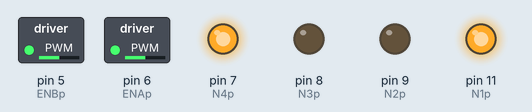
This sketch was run on a simulated Arduino Uno, built with avr-gcc and run on an emulated ATmega328P. On the bench: switched loads named in the sketch (green lamp = pin HIGH), output pins drawn as LEDs (lit = HIGH).

Above: at 1.5 s.
At 3.5 s:
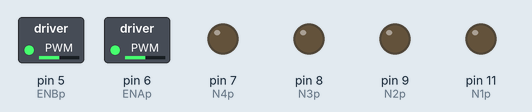
At 5.5 s:
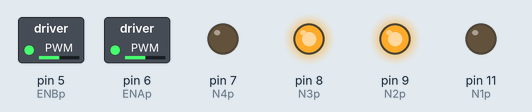
Timing chart, 0 to 10.4 s (numbered marks = the images above):
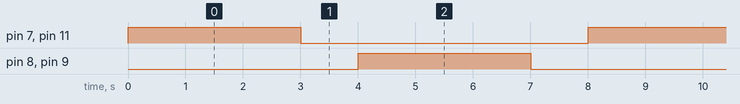

Measured:
- by itself, pin 7 (N4p), pin 8 (N3p), pin 9 (N2p), pin 11 (N1p): alternates HIGH for 3.0 s and LOW for 5.0 s
- by itself, everything shown: repeats every 8.0 s, in 4 steps

The sketch:

Project_1.ino
```cpp
// Project 1: Robot Moving Forward/Backward
// Purpose: Enable motors to move the robot forward and backward in a sequence.

// Pins for motor control
int ENAp = 6; int ENBp = 5; // Control
int N1p = 11; int N2p = 9; // RSW
int N3p = 8; int N4p = 7; // LSW

void setup() {
  // Setting pin modes for Motors
  pinMode(ENAp, OUTPUT);
  pinMode(ENBp, OUTPUT);

  // Setting pin modes for specific wheels (pins)
  pinMode(N1p, OUTPUT);
  pinMode(N2p, OUTPUT);
  pinMode(N3p, OUTPUT);
  pinMode(N4p, OUTPUT);

  // Setting motor strength
  analogWrite(ENAp, 128);
  analogWrite(ENBp, 128);
}

void loop() {

// FORWARD MOTION
  // (A) RSW -- 1 HIGH + 2 LOW = Forward
  digitalWrite(N1p, HIGH);
  digitalWrite(N2p, LOW);

  // B (LSW) -- 4 HIGH + 3 LOW = Forward
  digitalWrite(N3p, LOW);
  digitalWrite(N4p, HIGH);

  delay(3000);

// STALL
  digitalWrite(N1p, LOW);
  digitalWrite(N4p, LOW);
  delay(1000);

// BACKWARD MOTION
  // (A) RSW -- 1 LOW + 2 HIGH = Backward
  digitalWrite(N1p, LOW);
  digitalWrite(N2p, HIGH);

  // B (LSW) -- 4 LOW + 3 HIGH = Backward
  digitalWrite(N3p, HIGH);
  digitalWrite(N4p, LOW);

  delay(3000);

// STALL
  digitalWrite(N2p, LOW);
  digitalWrite(N3p, LOW);
  delay(1000);
}
```
